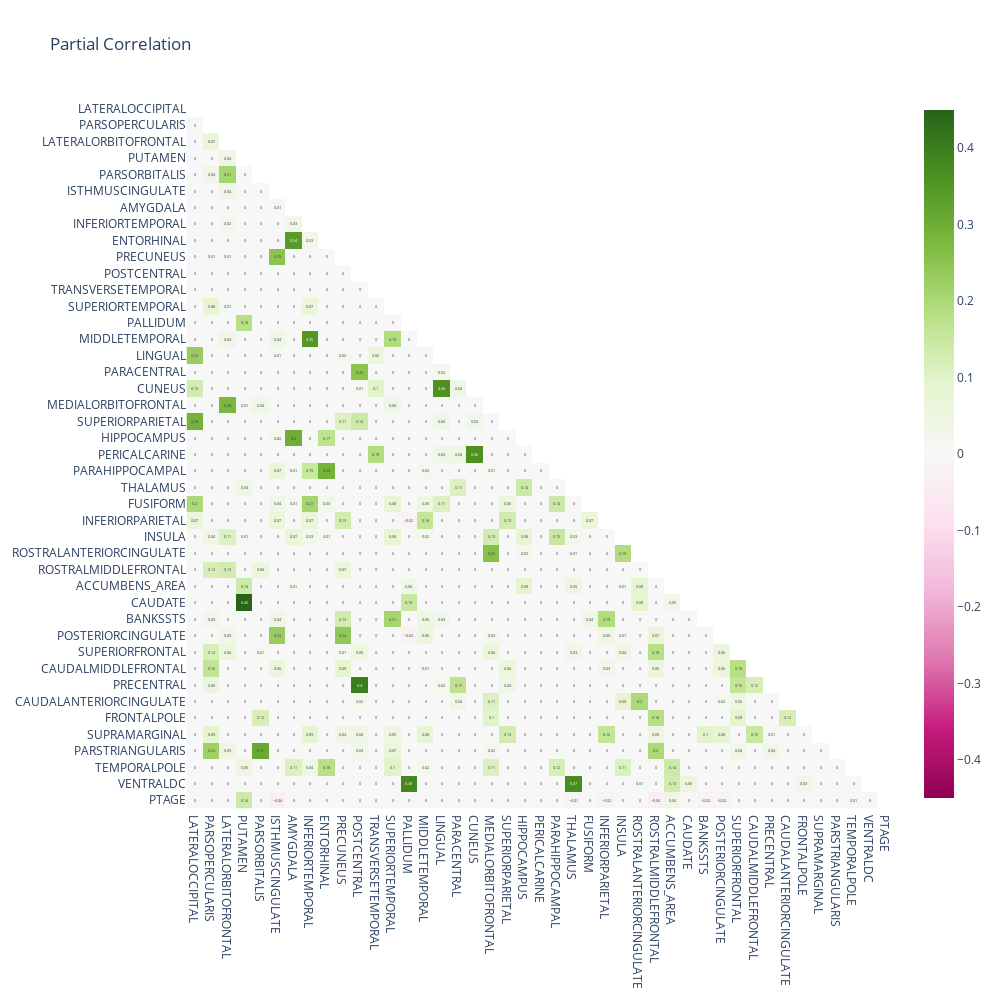

Notebook cell for this chart:
### Markdown cell above
## Example: estimate the partial correlation graph for one group

### Code cell
# parameters for the graphical lasso
_params = {
        "alpha": 0.15,
        "max_iter": 1000,
        "tol": 1e-3,
        "mode": "cd",
        "eps": 1e-12,
        "enet_tol": 1e-7,
    }

precision, covariance = compute_precision(
        data, _params, return_covariance=True
    )

pcorr = partial_correlation(precision)

graph = precision_to_graph(precision)

pcorr_tall = (
        pcorr[(pcorr < 1) & (pcorr != 0)]
        .unstack()
        .dropna()
        .reset_index()
        .rename(columns={0: "Partial Correlation"})
    )

_mask = np.triu(np.ones_like(pcorr, dtype=bool))
_pcorr_masked = pcorr.copy()
_pcorr_masked[_mask] = np.nan

_fig = px.imshow(
        _pcorr_masked.round(2),
        width=1000,
        height=1000,
        color_continuous_scale="PiYG",
        color_continuous_midpoint=0,
        title="Partial Correlation",
        text_auto=True,
    )

_fig.update_layout(
        {
            "plot_bgcolor": "white",
        }
    )

### Figure 1 — Plotly figure (JSON) as saved in the notebook; plotly's stock layout.template omitted (floating-point values rounded to 4 significant figures; data arrays with more than 128 entries replaced by an {"elided": "..."} marker saying what was removed)
{"data": [{"coloraxis": "coloraxis", "hovertemplate": "x: %{x}<br>y: %{y}<br>color: %{z}<extra></extra>", "name": "0", "texttemplate": "%{z}", "type": "heatmap", "x": ["LATERALOCCIPITAL", "PARSOPERCULARIS", "LATERALORBITOFRONTAL", "PUTAMEN", "PARSORBITALIS", "ISTHMUSCINGULATE", "AMYGDALA", "INFERIORTEMPORAL", "ENTORHINAL", "PRECUNEUS", "POSTCENTRAL", "TRANSVERSETEMPORAL", "SUPERIORTEMPORAL", "PALLIDUM", "MIDDLETEMPORAL", "LINGUAL", "PARACENTRAL", "CUNEUS", "MEDIALORBITOFRONTAL", "SUPERIORPARIETAL", "HIPPOCAMPUS", "PERICALCARINE", "PARAHIPPOCAMPAL", "THALAMUS", "FUSIFORM", "INFERIORPARIETAL", "INSULA", "ROSTRALANTERIORCINGULATE", "ROSTRALMIDDLEFRONTAL", "ACCUMBENS_AREA", "CAUDATE", "BANKSSTS", "POSTERIORCINGULATE", "SUPERIORFRONTAL", "CAUDALMIDDLEFRONTAL", "PRECENTRAL", "CAUDALANTERIORCINGULATE", "FRONTALPOLE", "SUPRAMARGINAL", "PARSTRIANGULARIS", "TEMPORALPOLE", "VENTRALDC", "PTAGE"], "xaxis": "x", "y": ["LATERALOCCIPITAL", "PARSOPERCULARIS", "LATERALORBITOFRONTAL", "PUTAMEN", "PARSORBITALIS", "ISTHMUSCINGULATE", "AMYGDALA", "INFERIORTEMPORAL", "ENTORHINAL", "PRECUNEUS", "POSTCENTRAL", "TRANSVERSETEMPORAL", "SUPERIORTEMPORAL", "PALLIDUM", "MIDDLETEMPORAL", "LINGUAL", "PARACENTRAL", "CUNEUS", "MEDIALORBITOFRONTAL", "SUPERIORPARIETAL", "HIPPOCAMPUS", "PERICALCARINE", "PARAHIPPOCAMPAL", "THALAMUS", "FUSIFORM", "INFERIORPARIETAL", "INSULA", "ROSTRALANTERIORCINGULATE", "ROSTRALMIDDLEFRONTAL", "ACCUMBENS_AREA", "CAUDATE", "BANKSSTS", "POSTERIORCINGULATE", "SUPERIORFRONTAL", "CAUDALMIDDLEFRONTAL", "PRECENTRAL", "CAUDALANTERIORCINGULATE", "FRONTALPOLE", "SUPRAMARGINAL", "PARSTRIANGULARIS", "TEMPORALPOLE", "VENTRALDC", "PTAGE"], "yaxis": "y", "z": {"elided": "43x43 float values"}}], "layout": {"coloraxis": {"cmid": 0, "colorscale": [[0, "rgb(142,1,82)"], [0.1, "rgb(197,27,125)"], [0.2, "rgb(222,119,174)"], [0.3, "rgb(241,182,218)"], [0.4, "rgb(253,224,239)"], [0.5, "rgb(247,247,247)"], [0.6, "rgb(230,245,208)"], [0.7, "rgb(184,225,134)"], [0.8, "rgb(127,188,65)"], [0.9, "rgb(77,146,33)"], [1, "rgb(39,100,25)"]]}, "height": 1000, "plot_bgcolor": "white", "title": {"text": "Partial Correlation"}, "width": 1000, "xaxis": {"anchor": "y", "constrain": "domain", "domain": [0, 1], "scaleanchor": "y"}, "yaxis": {"anchor": "x", "autorange": "reversed", "constrain": "domain", "domain": [0, 1]}}}
